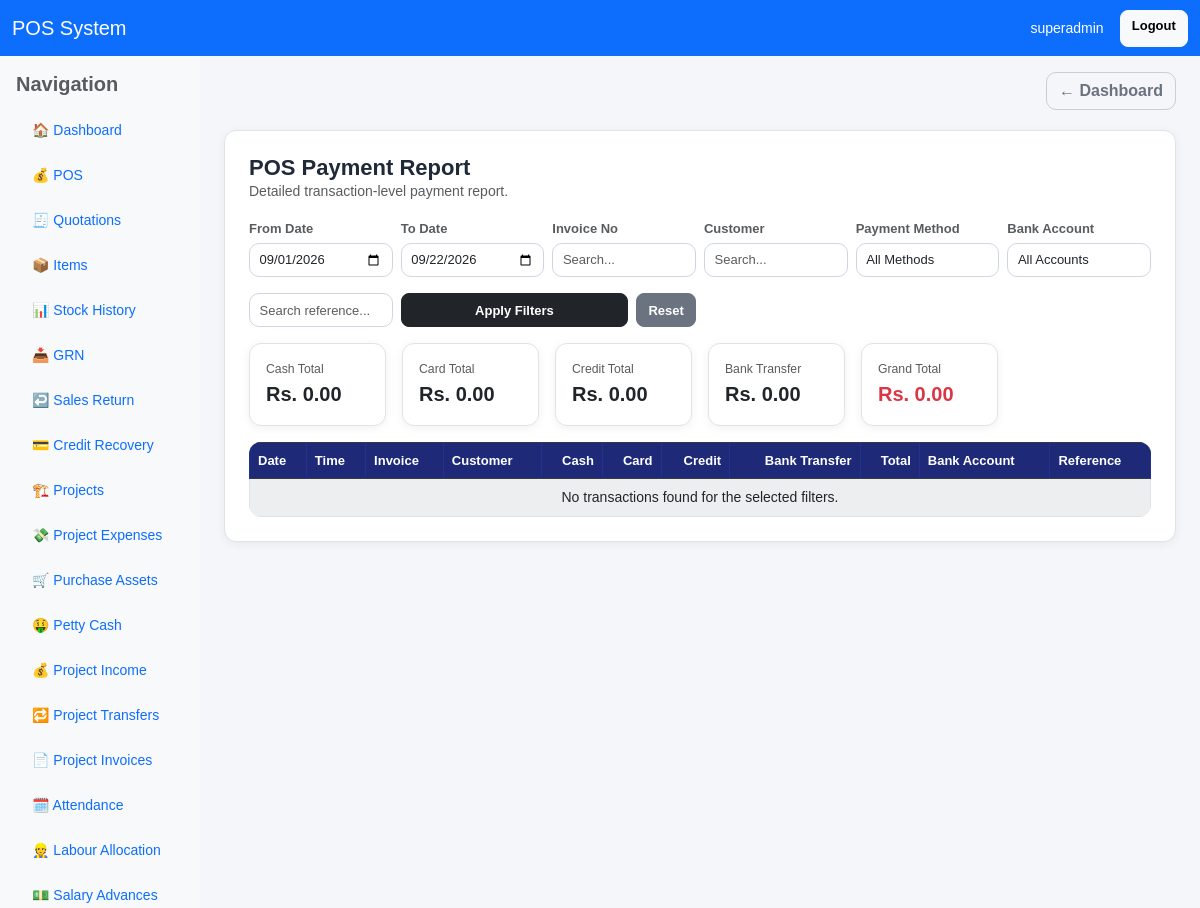
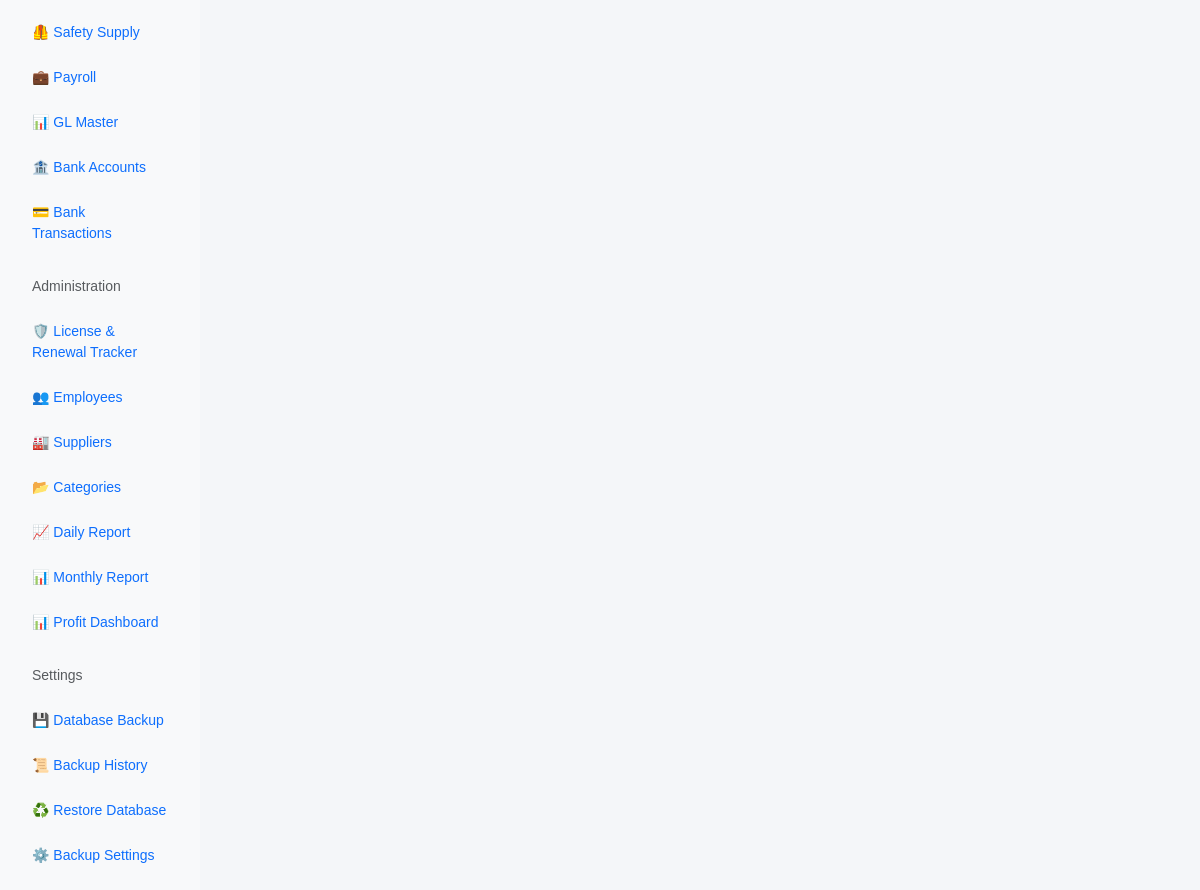
/pos/payment-report/ (signed in), run on an earlier commit of the app's database (2 pictures, top to bottom).
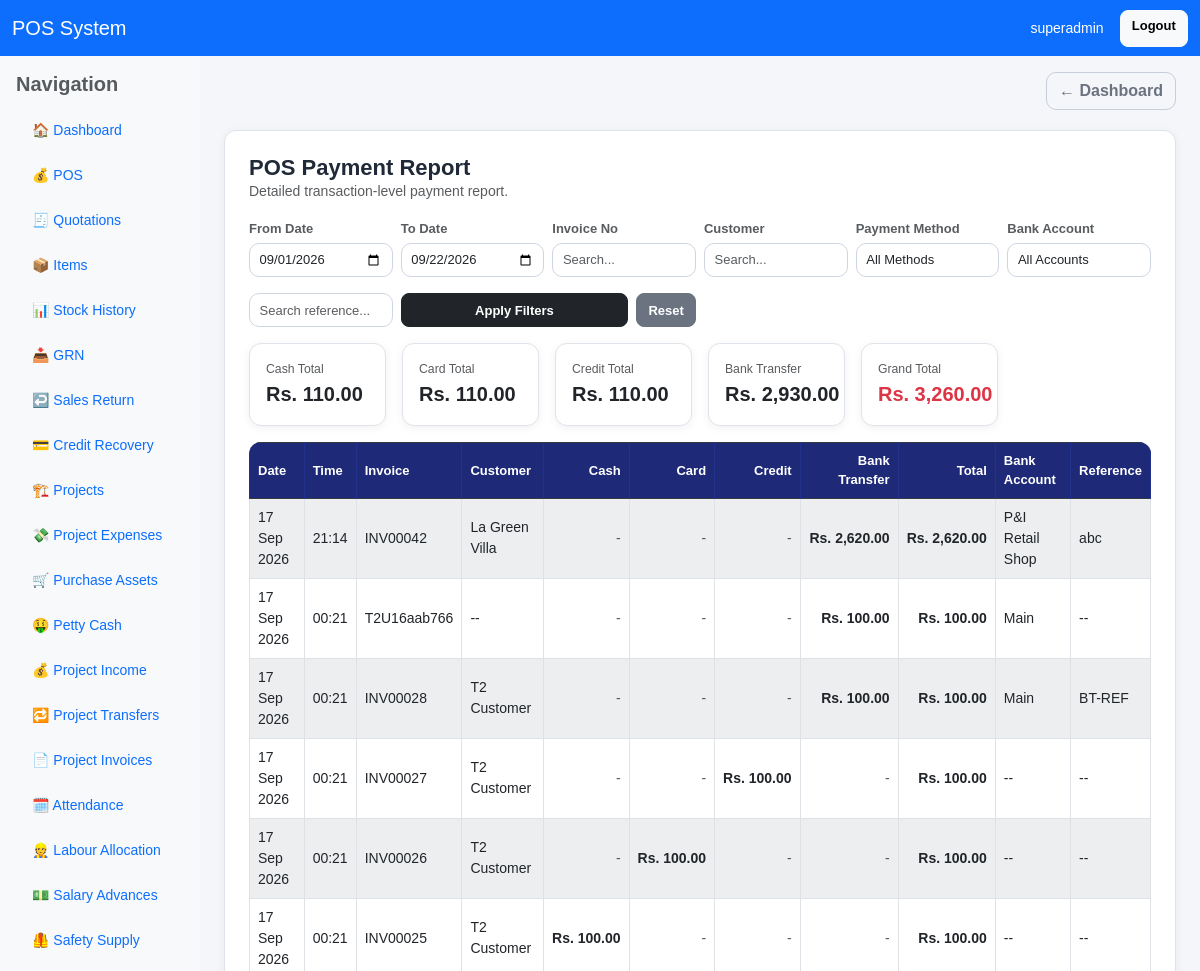
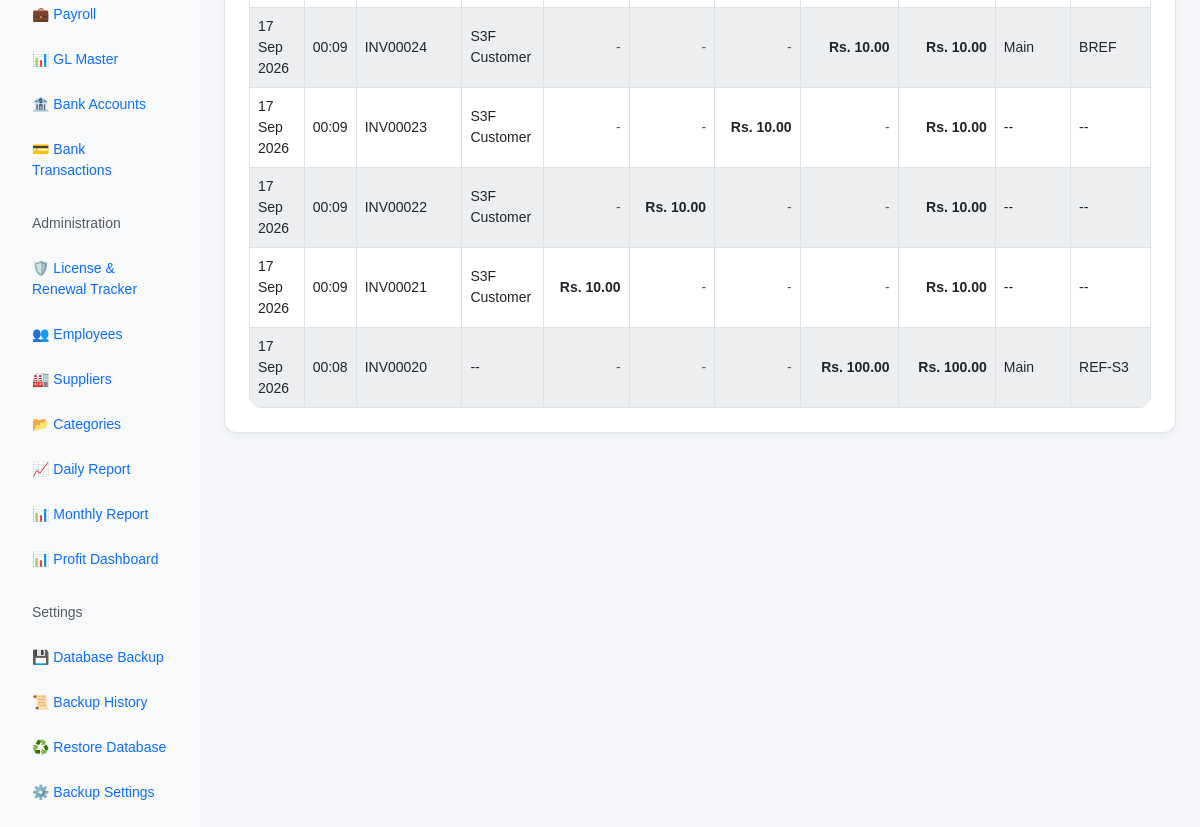
And on a later commit of the database (2 pictures, top to bottom).
### pos/models.py (models this page shows, shortened)
class Sale(models.Model):
    PAYMENT_METHODS = [
        ("cash", "Cash"),
        ("card", "Card"),
        ("credit", "Credit"),
        ("bank_transfer", "Bank Transfer"),
    ]
    SALE_TYPE_CHOICES = [
        ("retail", "Retail Sale"),
        ("project_issue", "Project Issue"),
    ]
    APPROVAL_STATUS_CHOICES = [
        ("na", "Not Applicable"),
        ("pending", "Pending"),
        ("approved", "Approved"),
        ("rejected", "Rejected"),
    ]
    invoice_no = models.CharField(max_length=50, unique=True)
    total = models.DecimalField(max_digits=12, decimal_places=2, default=0)
    discount = models.DecimalField(max_digits=12, decimal_places=2, default=0)
    grand_total = models.DecimalField(max_digits=12, decimal_places=2, default=0)
    sale_type = models.CharField(max_length=20, choices=SALE_TYPE_CHOICES, default="retail")
    project = models.ForeignKey(
        "Project",
        on_delete=models.SET_NULL,
        null=True,
        blank=True,
        related_name="pos_sales"
    )
    approval_status = models.CharField(max_length=20, choices=APPROVAL_STATUS_CHOICES, default="na")
    approved_by = models.ForeignKey(
        User,
        on_delete=models.SET_NULL,
        null=True,
        blank=True,
        related_name="approved_sales"
    )
    approved_at = models.DateTimeField(null=True, blank=True)
    is_posted_to_project_expense = models.BooleanField(default=False)
    approval_note = models.TextField(blank=True, null=True)
    payment_method = models.CharField(max_length=20, choices=PAYMENT_METHODS, default="cash")
    received_amount = models.DecimalField(max_digits=12, decimal_places=2, null=True, blank=True)
    balance = models.DecimalField(max_digits=12, decimal_places=2, null=True, blank=True)
    card_last4 = models.CharField(max_length=4, blank=True, null=True)
    cheque_number = models.CharField(max_length=50, blank=True, null=True)
    bank_account = models.ForeignKey(
        "BankAccount",
        on_delete=models.SET_NULL,
        null=True,
        blank=True,
        related_name="pos_sales"
    )
    bank_transfer_reference = models.CharField(max_length=100, blank=True, null=True)
    bank_transfer_remarks = models.TextField(blank=True, null=True)
    customer_name = models.CharField(max_length=150, blank=True, null=True)
    customer_phone = models.CharField(max_length=20, blank=True, null=True)
    customer = models.ForeignKey(
        "Customer",
        on_delete=models.SET_NULL,
        null=True,
        blank=True,
        related_name="sales"
    )
    created_by = models.ForeignKey(User, on_delete=models.SET_NULL, null=True, blank=True)
    created_at = models.DateTimeField(auto_now_add=True)
    class Meta:
        ordering = ["-created_at"]

class BankAccount(models.Model):
    ACCOUNT_TYPE_CHOICES = [
        ("current", "Current"),
        ("savings", "Savings"),
        ("business", "Business"),
        ("fixed", "Fixed Deposit"),
        ("other", "Other"),
    ]
    bank_name = models.CharField(max_length=150)
    branch_name = models.CharField(max_length=150, blank=True, null=True)
    account_name = models.CharField(max_length=150)
    account_number = models.CharField(max_length=80, unique=True)
    account_type = models.CharField(max_length=20, choices=ACCOUNT_TYPE_CHOICES, default="current")
    opening_balance = models.DecimalField(max_digits=14, decimal_places=2, default=0)
    gl_account = models.ForeignKey(
        "GLMaster",
        on_delete=models.SET_NULL,
        null=True,
        blank=True,
        related_name="bank_accounts"
    )
    is_active = models.BooleanField(default=True)
    is_deleted = models.BooleanField(default=False)
    created_by = models.ForeignKey(User, on_delete=models.SET_NULL, null=True, blank=True, related_name="created_bank_accounts")
    created_at = models.DateTimeField(auto_now_add=True)
    updated_at = models.DateTimeField(auto_now=True)
    class Meta:
        ordering = ["bank_name", "account_name"]
    @property
    def approved_transaction_total(self):
        total = Decimal("0")
        for tx in self.transactions.filter(approval_status="posted"):
            amount = Decimal(str(tx.amount or 0))
            if tx.transaction_type in ["withdrawal", "cheque", "bank_transfer"]:
                total -= amount
            else:
                total += amount
        return total
    @property
    def current_balance(self):
        return Decimal(str(self.opening_balance or 0)) + self.approved_transaction_total

### pos/payment_report_views.py (the view)
# urls.py: path('pos/payment-report/', payment_report_views.payment_report, name='payment_report'),
@login_required
@user_passes_test(can_view_payment_report)
def payment_report(request):
    from_date = request.GET.get('from_date')
    to_date = request.GET.get('to_date')
    invoice_no = request.GET.get('invoice_no', '').strip()
    customer = request.GET.get('customer', '').strip()
    payment_method = request.GET.get('payment_method', '').strip()
    bank_account = request.GET.get('bank_account', '').strip()
    search = request.GET.get('search', '').strip()
    page = request.GET.get('page', 1)
    today = timezone.now().date()
    if not from_date:
        from_date = (today.replace(day=1) if today.day > 1 else today - timezone.timedelta(days=30))
    else:
        from_date = datetime.strptime(from_date, '%Y-%m-%d').date()
    if not to_date:
        to_date = today
    else:
        to_date = datetime.strptime(to_date, '%Y-%m-%d').date()
    if from_date > to_date:
        from_date, to_date = to_date, from_date
    transactions = Sale.objects.filter(
        created_at__date__gte=from_date,
        created_at__date__lte=to_date
    ).select_related('customer', 'bank_account').order_by('-created_at')
    if invoice_no:
        transactions = transactions.filter(invoice_no__icontains=invoice_no)
    if customer:
        transactions = transactions.filter(
            Q(customer_name__icontains=customer) |
            Q(customer__name__icontains=customer)
        )
    if payment_method:
        transactions = transactions.filter(payment_method=payment_method)
    if bank_account:
        transactions = transactions.filter(bank_account_id=bank_account)
    if search:
        transactions = transactions.filter(
            Q(invoice_no__icontains=search) |
            Q(customer_name__icontains=search) |
            Q(bank_transfer_reference__icontains=search)
        )
    totals = transactions.aggregate(
        cash_total=Sum('grand_total', filter=Q(payment_method='cash')),
        card_total=Sum('grand_total', filter=Q(payment_method='card')),
        credit_total=Sum('grand_total', filter=Q(payment_method='credit')),
        transfer_total=Sum('grand_total', filter=Q(payment_method='bank_transfer')),
    )
    cash_total = Decimal(str(totals['cash_total'] or 0))
    card_total = Decimal(str(totals['card_total'] or 0))
    credit_total = Decimal(str(totals['credit_total'] or 0))
    transfer_total = Decimal(str(totals['transfer_total'] or 0))
    grand_total = cash_total + card_total + credit_total + transfer_total
    paginator = Paginator(transactions, 50)  # 50 rows per page
    try:
        transactions_page = paginator.page(page)
    except PageNotAnInteger:
        transactions_page = paginator.page(1)
    except EmptyPage:
        transactions_page = paginator.page(paginator.num_pages)
    bank_accounts = BankAccount.objects.filter(
        is_active=True,
        is_deleted=False
    ).order_by('bank_name', 'account_name')
    bank_balances = []
    total_bank_balance = Decimal('0')
    for account in bank_accounts:
        current_balance = Decimal(str(account.current_balance or 0))
        total_bank_balance += current_balance
        bank_balances.append({
            'account': account,
            'balance': current_balance,
        })
    payment_methods = [
        ('cash', 'Cash'),
        ('card', 'Card'),
        ('credit', 'Credit'),
        ('bank_transfer', 'Bank Transfer'),
    ]
    context = {
        'from_date': from_date,
        'to_date': to_date,
        'invoice_no': invoice_no,
        'customer': customer,
        'payment_method': payment_method,
        'bank_account': bank_account,
        'search': search,
        'transactions': transactions_page,
        'bank_balances': bank_balances,
        'total_bank_balance': total_bank_balance,
        'cash_total': cash_total,
        'card_total': card_total,
        'credit_total': credit_total,
        'transfer_total': transfer_total,
        'grand_total': grand_total,
        'bank_accounts': bank_accounts,
        'payment_methods': payment_methods,
        'paginator': paginator,
    }
    return render(request, 'pos/payment_report.html', context)

### pos/payment_report_views.py (called while the page is built)
def can_view_payment_report(user):
    return user.is_superuser or user.is_staff

### pos/templatetags/currency_filters.py (called while the page is built)
@register.filter
def money(value):
    try:
        if value in (None, ""):
            value = Decimal("0")
        value = Decimal(str(value))
        symbol = getattr(settings, 'CURRENCY_SYMBOL', '$')
        return f"{symbol} {value:,.2f}"
    except (InvalidOperation, ValueError, TypeError):
        symbol = getattr(settings, 'CURRENCY_SYMBOL', '$')
        return f"{symbol} 0.00"

### pos/templates/pos/payment_report.html (shortened to what the changed rows need)
{% extends "base.html" %}
{% load currency_filters %}
{% block content %}
<div class="card p-3 p-md-4">
    <div class="row g-3 mb-3">
        <div class="col-md-2">
            <div class="card card-soft">
                <div class="card-body">
                    <div class="text-muted small">Cash Total</div>
                    <div class="fs-5 text-money">{{ cash_total|money }}</div>
                </div>
            </div>
        </div>
        <div class="col-md-2">
            <div class="card card-soft">
                <div class="card-body">
                    <div class="text-muted small">Card Total</div>
                    <div class="fs-5 text-money">{{ card_total|money }}</div>
                </div>
            </div>
        </div>
        <div class="col-md-2">
            <div class="card card-soft">
                <div class="card-body">
                    <div class="text-muted small">Credit Total</div>
                    <div class="fs-5 text-money">{{ credit_total|money }}</div>
                </div>
            </div>
        </div>
        <div class="col-md-2">
            <div class="card card-soft">
                <div class="card-body">
                    <div class="text-muted small">Bank Transfer</div>
                    <div class="fs-5 text-money">{{ transfer_total|money }}</div>
                </div>
            </div>
        </div>
        <div class="col-md-2">
            <div class="card card-soft">
                <div class="card-body">
                    <div class="text-muted small">Grand Total</div>
                    <div class="fs-5 text-money text-danger fw-bold">{{ grand_total|money }}</div>
                </div>
            </div>
        </div>
    </div>
    <div class="table-responsive">
        <table class="table table-bordered table-striped bg-white align-middle">
            <thead class="table-dark">
                <tr>
                    <th>Date</th>
                    <th>Time</th>
                    <th>Invoice</th>
                    <th>Customer</th>
                    <th class="text-end">Cash</th>
                    <th class="text-end">Card</th>
                    <th class="text-end">Credit</th>
                    <th class="text-end">Bank Transfer</th>
                    <th class="text-end">Total</th>
                    <th>Bank Account</th>
                    <th>Reference</th>
                </tr>
            </thead>
            <tbody>
                {% for txn in transactions %}
                <tr>
                    <td>{{ txn.created_at|date:'d M Y' }}</td>
                    <td>{{ txn.created_at|date:'H:i' }}</td>
                    <td>{{ txn.invoice_no }}</td>
                    <td>{{ txn.customer_name|default:"--" }}</td>
                    <td class="text-end {% if txn.payment_method == 'cash' %}text-money fw-bold{% else %}text-muted{% endif %}">
                        {% if txn.payment_method == 'cash' %}{{ txn.grand_total|money }}{% else %}-{% endif %}
                    </td>
                    <td class="text-end {% if txn.payment_method == 'card' %}text-money fw-bold{% else %}text-muted{% endif %}">
                        {% if txn.payment_method == 'card' %}{{ txn.grand_total|money }}{% else %}-{% endif %}
                    </td>
                    <td class="text-end {% if txn.payment_method == 'credit' %}text-money fw-bold{% else %}text-muted{% endif %}">
                        {% if txn.payment_method == 'credit' %}{{ txn.grand_total|money }}{% else %}-{% endif %}
                    </td>
                    <td class="text-end {% if txn.payment_method == 'bank_transfer' %}text-money fw-bold{% else %}text-muted{% endif %}">
                        {% if txn.payment_method == 'bank_transfer' %}{{ txn.grand_total|money }}{% else %}-{% endif %}
                    </td>
                    <td class="text-money text-end fw-bold">{{ txn.grand_total|money }}</td>
                    <td>
                        {% if txn.payment_method == 'bank_transfer' and txn.bank_account %}
                            {{ txn.bank_account.account_name }}
                        {% else %}
                            --
                        {% endif %}
                    </td>
                    <td>
                        {% if txn.payment_method == 'bank_transfer' and txn.bank_transfer_reference %}
                            {{ txn.bank_transfer_reference }}
                        {% else %}
                            --
                        {% endif %}
                    </td>
                </tr>
                {% empty %}
                <tr>
                    <td colspan="11" class="text-center">No transactions found for the selected filters.</td>
                </tr>
                {% endfor %}
            </tbody>
        </table>
    </div>
</div>
{% endblock %}

What changed in the data, as far as the page shows it:
added Sale: created_at "17 Sep 2026", created_at "21:14", invoice_no "INV00042", customer_name "La Green Villa", grand_total "Rs. 2,620.00", bank_account.account_name "P&I Retail Shop", bank_transfer_reference "abc"
added Sale: created_at "17 Sep 2026", created_at "00:21", invoice_no "T2U16aab766", customer_name "--", grand_total "Rs. 100.00", bank_account.account_name "Main"
added Sale: created_at "17 Sep 2026", created_at "00:21", invoice_no "INV00028", customer_name "T2 Customer", grand_total "Rs. 100.00", bank_account.account_name "Main", bank_transfer_reference "BT-REF"
added Sale: created_at "17 Sep 2026", created_at "00:21", invoice_no "INV00027", customer_name "T2 Customer", grand_total "Rs. 100.00"
added Sale: created_at "17 Sep 2026", created_at "00:21", invoice_no "INV00026", customer_name "T2 Customer", grand_total "Rs. 100.00"
added Sale: created_at "17 Sep 2026", created_at "00:21", invoice_no "INV00025", customer_name "T2 Customer", grand_total "Rs. 100.00"
added Sale: created_at "17 Sep 2026", created_at "00:09", invoice_no "INV00024", customer_name "S3F Customer", grand_total "Rs. 10.00", bank_account.account_name "Main", bank_transfer_reference "BREF"
added Sale: created_at "17 Sep 2026", created_at "00:09", invoice_no "INV00023", customer_name "S3F Customer", grand_total "Rs. 10.00"
added Sale: created_at "17 Sep 2026", created_at "00:09", invoice_no "INV00022", customer_name "S3F Customer", grand_total "Rs. 10.00"
added Sale: created_at "17 Sep 2026", created_at "00:09", invoice_no "INV00021", customer_name "S3F Customer", grand_total "Rs. 10.00"
added Sale: created_at "17 Sep 2026", created_at "00:08", invoice_no "INV00020", customer_name "--", grand_total "Rs. 100.00", bank_account.account_name "Main", bank_transfer_reference "REF-S3"
Also different on the page:
{{ cash_total|money }}: "Rs. 0.00" → "Rs. 110.00"
{{ card_total|money }}: "Rs. 0.00" → "Rs. 110.00"
{{ credit_total|money }}: "Rs. 0.00" → "Rs. 110.00"
{{ transfer_total|money }}: "Rs. 0.00" → "Rs. 2,930.00"
{{ grand_total|money }}: "Rs. 0.00" → "Rs. 3,260.00"
text no longer shown: "No transactions found for the selected filters."
